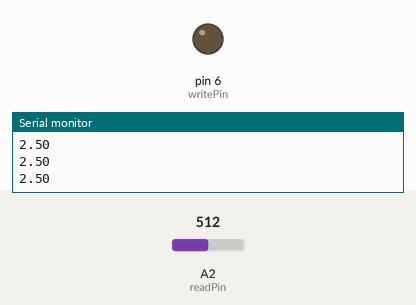
The sketch below on a simulated Arduino Uno, built with avr-gcc and run on an emulated ATmega328P. Parts: output pins drawn as LEDs (lit = HIGH), the last lines printed to the serial monitor. The test bench sets the inputs (shaded band); at power-on: A2 (readPin) = 512.

Above: at 1.3 s.
1.4 s: A2 (readPin) set to 806
2.9 s: A2 (readPin) set to 832
At 4.2 s:
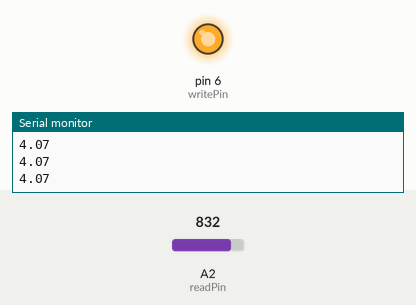
4.5 s: A2 (readPin) set to 716
At 5.5 s:
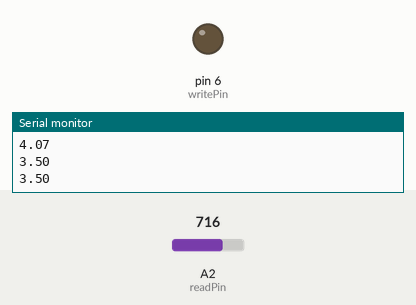
6.0 s: A2 (readPin) set to 900
At 6.7 s:
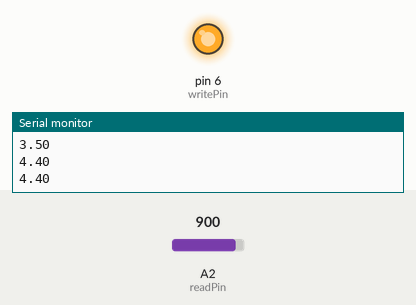
Timing chart, 0 to 8.5 s (numbered marks = the images above; inputs shaded):
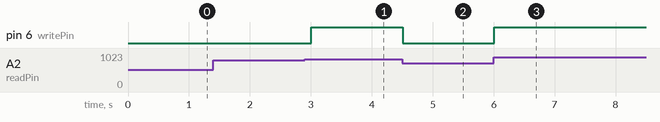

Measured:
- the behaviour switches between 818 and 819 on A2 (readPin) (found by bisection; images 0 and 1)
- after the input at 2.9 s, pin 6 (writePin): LOW → HIGH after 0.10 s
- after the input at 4.5 s, pin 6 (writePin): HIGH → LOW at once
- after the input at 6.0 s, pin 6 (writePin): LOW → HIGH at once

The sketch:

else_if.ino
```cpp
int readPin =A2;
int writePin = 6;
int readVal;
float v;
int dt = 500;
void setup() {
  // put your setup code here, to run once:
  Serial.begin(9600);
  pinMode (readPin , INPUT);
  pinMode (writePin, OUTPUT);
}

void loop() {
  // put your main code here, to run repeatedly:
  readVal = analogRead(readPin);
  v = (5./1023.)*readVal;
  Serial.println(v);
  if (v>=4){digitalWrite(writePin, HIGH);}
  else {digitalWrite(writePin, LOW);}
  delay(dt);

}
```
